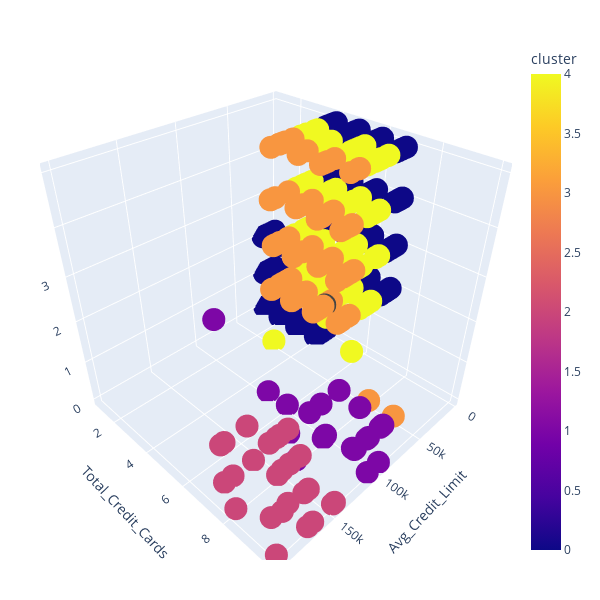

Notebook cell for this chart:
### Markdown cell above
<span style="color:blue">Διάγραμμα διασποράς 3D για την απεικόνιση των clusters

### Code cell
#Τρισδιάστατο διάγραμμα με τα clusters
three_dim_clusters = px.scatter_3d(
    df, x='Avg_Credit_Limit', y='Total_Credit_Cards', z="Total_visits_bank", color="cluster",
    height=600, width=600,
    color_discrete_map={0: "blue", 1:"purple", 2:"green", 3:"black", 4:"red"}
).update_layout(margin=dict(t=40, l=40, r=40, b=40))

three_dim_clusters.show()

# save to file, use everywhere with a browser
#three_dim_clusters.write_html("three_dim_customers.html")

### Figure 1 — Plotly figure (JSON) as saved in the notebook; plotly's stock layout.template omitted (floating-point values rounded to 4 significant figures; data arrays with more than 128 entries replaced by an {"elided": "..."} marker saying what was removed)
{"data": [{"hovertemplate": "Avg_Credit_Limit=%{x}<br>Total_Credit_Cards=%{y}<br>Total_visits_bank=%{z}<br>cluster=%{marker.color}<extra></extra>", "legendgroup": "", "marker": {"color": {"elided": "661 float values"}, "coloraxis": "coloraxis", "symbol": "circle"}, "mode": "markers", "name": "", "scene": "scene", "showlegend": false, "type": "scatter3d", "x": {"elided": "661 int values"}, "y": {"elided": "661 int values"}, "z": {"elided": "661 int values"}}], "layout": {"coloraxis": {"colorbar": {"title": {"text": "cluster"}}, "colorscale": [[0, "#0d0887"], [0.1111, "#46039f"], [0.2222, "#7201a8"], [0.3333, "#9c179e"], [0.4444, "#bd3786"], [0.5556, "#d8576b"], [0.6667, "#ed7953"], [0.7778, "#fb9f3a"], [0.8889, "#fdca26"], [1, "#f0f921"]]}, "height": 600, "legend": {"tracegroupgap": 0}, "margin": {"b": 40, "l": 40, "r": 40, "t": 40}, "scene": {"domain": {"x": [0, 1], "y": [0, 1]}, "xaxis": {"title": {"text": "Avg_Credit_Limit"}}, "yaxis": {"title": {"text": "Total_Credit_Cards"}}, "zaxis": {"title": {"text": "Total_visits_bank"}}}, "width": 600}}
